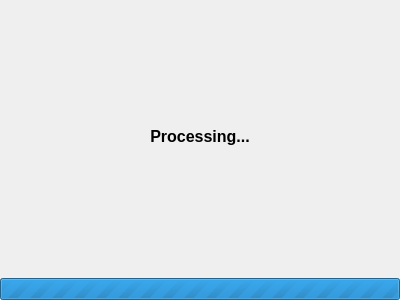
<?xml version="1.0" encoding="UTF-8"?>
<ui version="4.0">
 <class>ProcessTracesWidget</class>
 <widget class="QWidget" name="ProcessTracesWidget">
  <property name="geometry">
   <rect>
    <x>0</x>
    <y>0</y>
    <width>400</width>
    <height>300</height>
   </rect>
  </property>
  <property name="windowTitle">
   <string>Form</string>
  </property>
  <layout class="QVBoxLayout" name="verticalLayout">
   <property name="leftMargin">
    <number>0</number>
   </property>
   <property name="topMargin">
    <number>0</number>
   </property>
   <property name="rightMargin">
    <number>0</number>
   </property>
   <property name="bottomMargin">
    <number>0</number>
   </property>
   <item>
    <widget class="QLabel" name="label">
     <property name="font">
      <font>
       <pointsize>12</pointsize>
       <weight>75</weight>
       <bold>true</bold>
      </font>
     </property>
     <property name="text">
      <string>Processing...</string>
     </property>
     <property name="alignment">
      <set>Qt::AlignCenter</set>
     </property>
    </widget>
   </item>
   <item>
    <widget class="QProgressBar" name="progressBar">
     <property name="maximum">
      <number>0</number>
     </property>
     <property name="value">
      <number>-1</number>
     </property>
     <property name="textVisible">
      <bool>false</bool>
     </property>
    </widget>
   </item>
  </layout>
 </widget>
 <resources/>
 <connections/>
</ui>
